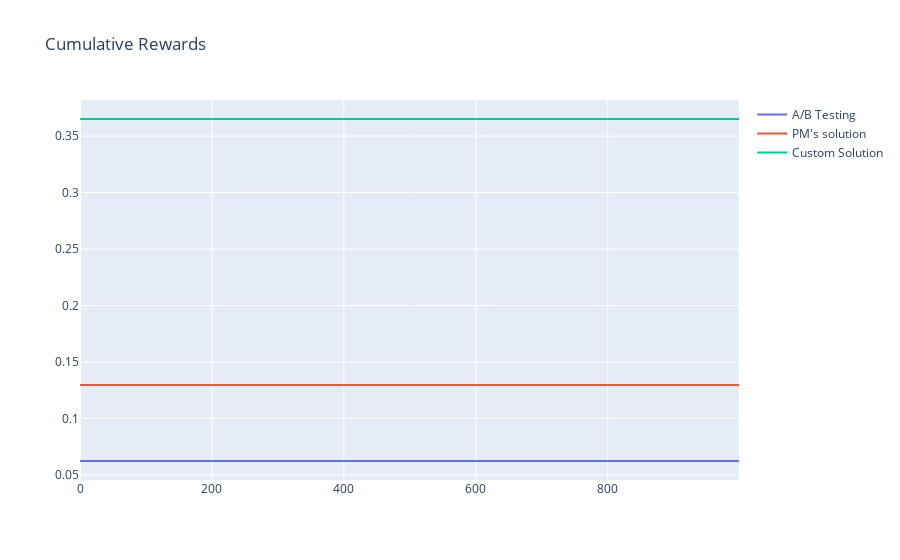

The notebook cell saved with this chart:
### Code cell
plot(mc, metric = "cumulative_reward", title="Cumulative Rewards", is_marketing_name=True).show()

### Figure 1 — Plotly figure (JSON) as saved in the notebook; plotly's stock layout.template omitted (floating-point values rounded to 4 significant figures; data arrays with more than 128 entries replaced by an {"elided": "..."} marker saying what was removed)
{"data": [{"mode": "lines", "name": "A/B Testing", "type": "scatter", "x": {"elided": "1000 int values"}, "y": {"elided": "1000 float values"}}, {"mode": "lines", "name": "PM's solution", "type": "scatter", "x": {"elided": "1000 int values"}, "y": {"elided": "1000 float values"}}, {"mode": "lines", "name": "Custom Solution", "type": "scatter", "x": {"elided": "1000 int values"}, "y": {"elided": "1000 float values"}}], "layout": {"autosize": true, "title": {"text": "Cumulative Rewards"}}}
